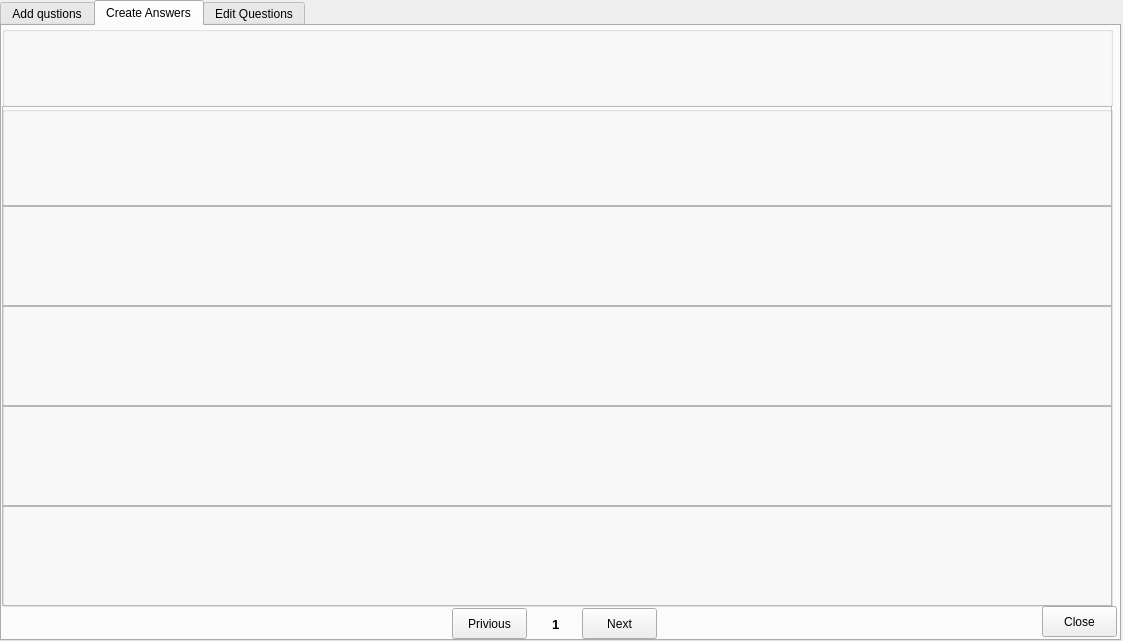
<?xml version="1.0" encoding="UTF-8"?>
<ui version="4.0">
 <class>NewMixPaper</class>
 <widget class="QWidget" name="NewMixPaper">
  <property name="geometry">
   <rect>
    <x>0</x>
    <y>0</y>
    <width>1123</width>
    <height>641</height>
   </rect>
  </property>
  <property name="windowTitle">
   <string>Form</string>
  </property>
  <widget class="QTabWidget" name="tWPaperCreation">
   <property name="geometry">
    <rect>
     <x>0</x>
     <y>0</y>
     <width>1121</width>
     <height>641</height>
    </rect>
   </property>
   <property name="font">
    <font>
     <pointsize>9</pointsize>
    </font>
   </property>
   <property name="currentIndex">
    <number>1</number>
   </property>
   <widget class="QWidget" name="tab">
    <attribute name="title">
     <string>Add qustions</string>
    </attribute>
    <widget class="QPushButton" name="pBClose">
     <property name="geometry">
      <rect>
       <x>1020</x>
       <y>560</y>
       <width>75</width>
       <height>31</height>
      </rect>
     </property>
     <property name="text">
      <string>Close</string>
     </property>
    </widget>
    <widget class="QGroupBox" name="gBMcq">
     <property name="geometry">
      <rect>
       <x>0</x>
       <y>0</y>
       <width>1141</width>
       <height>341</height>
      </rect>
     </property>
     <property name="title">
      <string>Add MCQ question</string>
     </property>
     <widget class="QLabel" name="lMcqQuestion">
      <property name="geometry">
       <rect>
        <x>50</x>
        <y>50</y>
        <width>71</width>
        <height>21</height>
       </rect>
      </property>
      <property name="text">
       <string>Question :</string>
      </property>
     </widget>
     <widget class="QLineEdit" name="lEMcqQuestion">
      <property name="geometry">
       <rect>
        <x>160</x>
        <y>30</y>
        <width>721</width>
        <height>61</height>
       </rect>
      </property>
      <property name="alignment">
       <set>Qt::AlignLeading|Qt::AlignLeft|Qt::AlignTop</set>
      </property>
     </widget>
     <widget class="QLabel" name="lNoOfChoises">
      <property name="geometry">
       <rect>
        <x>50</x>
        <y>120</y>
        <width>91</width>
        <height>16</height>
       </rect>
      </property>
      <property name="text">
       <string>No of Choises :</string>
      </property>
     </widget>
     <widget class="QComboBox" name="cBNoOfChoises">
      <property name="geometry">
       <rect>
        <x>160</x>
        <y>120</y>
        <width>41</width>
        <height>31</height>
       </rect>
      </property>
      <item>
       <property name="text">
        <string>2</string>
       </property>
      </item>
      <item>
       <property name="text">
        <string>3</string>
       </property>
      </item>
      <item>
       <property name="text">
        <string>4</string>
       </property>
      </item>
     </widget>
     <widget class="QLabel" name="lAnswer1">
      <property name="geometry">
       <rect>
        <x>50</x>
        <y>180</y>
        <width>61</width>
        <height>16</height>
       </rect>
      </property>
      <property name="text">
       <string>Answer 1</string>
      </property>
     </widget>
     <widget class="QLineEdit" name="lEAnswer1">
      <property name="geometry">
       <rect>
        <x>160</x>
        <y>170</y>
        <width>391</width>
        <height>31</height>
       </rect>
      </property>
      <property name="alignment">
       <set>Qt::AlignLeading|Qt::AlignLeft|Qt::AlignVCenter</set>
      </property>
     </widget>
     <widget class="QLabel" name="lAnswer2">
      <property name="geometry">
       <rect>
        <x>600</x>
        <y>180</y>
        <width>81</width>
        <height>16</height>
       </rect>
      </property>
      <property name="text">
       <string>Answer 2</string>
      </property>
     </widget>
     <widget class="QLineEdit" name="lEAnswer2">
      <property name="geometry">
       <rect>
        <x>670</x>
        <y>170</y>
        <width>421</width>
        <height>31</height>
       </rect>
      </property>
     </widget>
     <widget class="QLabel" name="lAnswer3">
      <property name="geometry">
       <rect>
        <x>50</x>
        <y>230</y>
        <width>61</width>
        <height>16</height>
       </rect>
      </property>
      <property name="text">
       <string>Answer 3</string>
      </property>
     </widget>
     <widget class="QLineEdit" name="lEAnswer3">
      <property name="geometry">
       <rect>
        <x>160</x>
        <y>220</y>
        <width>391</width>
        <height>31</height>
       </rect>
      </property>
     </widget>
     <widget class="QLabel" name="lAnswer4">
      <property name="geometry">
       <rect>
        <x>600</x>
        <y>225</y>
        <width>61</width>
        <height>21</height>
       </rect>
      </property>
      <property name="text">
       <string>Answer 4</string>
      </property>
     </widget>
     <widget class="QLineEdit" name="lEAnswer4">
      <property name="geometry">
       <rect>
        <x>670</x>
        <y>220</y>
        <width>421</width>
        <height>31</height>
       </rect>
      </property>
     </widget>
     <widget class="QPushButton" name="pBAddMcq">
      <property name="geometry">
       <rect>
        <x>480</x>
        <y>290</y>
        <width>231</width>
        <height>41</height>
       </rect>
      </property>
      <property name="text">
       <string>Add MCQ Qustion</string>
      </property>
     </widget>
    </widget>
    <widget class="QGroupBox" name="gBEssay">
     <property name="geometry">
      <rect>
       <x>0</x>
       <y>350</y>
       <width>1141</width>
       <height>191</height>
      </rect>
     </property>
     <property name="title">
      <string>Add Essay Question</string>
     </property>
     <widget class="QLabel" name="lEssayQusesion">
      <property name="geometry">
       <rect>
        <x>60</x>
        <y>70</y>
        <width>81</width>
        <height>21</height>
       </rect>
      </property>
      <property name="text">
       <string>Question :</string>
      </property>
     </widget>
     <widget class="QLineEdit" name="lEEssayQuestion">
      <property name="geometry">
       <rect>
        <x>150</x>
        <y>50</y>
        <width>711</width>
        <height>71</height>
       </rect>
      </property>
      <property name="alignment">
       <set>Qt::AlignLeading|Qt::AlignLeft|Qt::AlignTop</set>
      </property>
     </widget>
     <widget class="QPushButton" name="pBAddEssayQuestion">
      <property name="geometry">
       <rect>
        <x>480</x>
        <y>140</y>
        <width>241</width>
        <height>41</height>
       </rect>
      </property>
      <property name="text">
       <string>Add Essay Question</string>
      </property>
     </widget>
    </widget>
   </widget>
   <widget class="QWidget" name="tab_2">
    <attribute name="title">
     <string>Create Answers</string>
    </attribute>
    <widget class="QGroupBox" name="gBHeader">
     <property name="geometry">
      <rect>
       <x>0</x>
       <y>0</y>
       <width>1111</width>
       <height>81</height>
      </rect>
     </property>
     <property name="font">
      <font>
       <pointsize>12</pointsize>
      </font>
     </property>
     <property name="title">
      <string/>
     </property>
    </widget>
    <widget class="QGroupBox" name="gBQuestions">
     <property name="geometry">
      <rect>
       <x>0</x>
       <y>80</y>
       <width>1111</width>
       <height>501</height>
      </rect>
     </property>
     <property name="font">
      <font>
       <pointsize>11</pointsize>
      </font>
     </property>
     <property name="title">
      <string/>
     </property>
     <widget class="QFrame" name="fQuestion1">
      <property name="geometry">
       <rect>
        <x>0</x>
        <y>0</y>
        <width>1110</width>
        <height>100</height>
       </rect>
      </property>
      <property name="frameShape">
       <enum>QFrame::StyledPanel</enum>
      </property>
      <property name="frameShadow">
       <enum>QFrame::Raised</enum>
      </property>
     </widget>
     <widget class="QFrame" name="fQuestion2">
      <property name="geometry">
       <rect>
        <x>0</x>
        <y>100</y>
        <width>1110</width>
        <height>100</height>
       </rect>
      </property>
      <property name="frameShape">
       <enum>QFrame::StyledPanel</enum>
      </property>
      <property name="frameShadow">
       <enum>QFrame::Raised</enum>
      </property>
     </widget>
     <widget class="QFrame" name="fQuestion3">
      <property name="geometry">
       <rect>
        <x>0</x>
        <y>200</y>
        <width>1110</width>
        <height>100</height>
       </rect>
      </property>
      <property name="frameShape">
       <enum>QFrame::StyledPanel</enum>
      </property>
      <property name="frameShadow">
       <enum>QFrame::Raised</enum>
      </property>
     </widget>
     <widget class="QFrame" name="fQuestion4">
      <property name="geometry">
       <rect>
        <x>0</x>
        <y>300</y>
        <width>1110</width>
        <height>100</height>
       </rect>
      </property>
      <property name="frameShape">
       <enum>QFrame::StyledPanel</enum>
      </property>
      <property name="frameShadow">
       <enum>QFrame::Raised</enum>
      </property>
     </widget>
     <widget class="QFrame" name="fQuestion5">
      <property name="geometry">
       <rect>
        <x>0</x>
        <y>400</y>
        <width>1110</width>
        <height>100</height>
       </rect>
      </property>
      <property name="frameShape">
       <enum>QFrame::StyledPanel</enum>
      </property>
      <property name="frameShadow">
       <enum>QFrame::Raised</enum>
      </property>
     </widget>
    </widget>
    <widget class="QPushButton" name="pushButton_2">
     <property name="geometry">
      <rect>
       <x>1040</x>
       <y>580</y>
       <width>75</width>
       <height>31</height>
      </rect>
     </property>
     <property name="text">
      <string>Close</string>
     </property>
    </widget>
    <widget class="QPushButton" name="pBPrivious">
     <property name="geometry">
      <rect>
       <x>450</x>
       <y>582</y>
       <width>75</width>
       <height>31</height>
      </rect>
     </property>
     <property name="text">
      <string>Privious</string>
     </property>
    </widget>
    <widget class="QPushButton" name="pBNext">
     <property name="geometry">
      <rect>
       <x>580</x>
       <y>582</y>
       <width>75</width>
       <height>31</height>
      </rect>
     </property>
     <property name="text">
      <string>Next</string>
     </property>
    </widget>
    <widget class="QLabel" name="lPageNo">
     <property name="geometry">
      <rect>
       <x>550</x>
       <y>590</y>
       <width>21</width>
       <height>16</height>
      </rect>
     </property>
     <property name="font">
      <font>
       <pointsize>10</pointsize>
       <weight>75</weight>
       <bold>true</bold>
      </font>
     </property>
     <property name="text">
      <string>1</string>
     </property>
    </widget>
   </widget>
   <widget class="QWidget" name="tab_3">
    <attribute name="title">
     <string>Edit Questions</string>
    </attribute>
    <widget class="QGroupBox" name="gBEHeader">
     <property name="geometry">
      <rect>
       <x>0</x>
       <y>0</y>
       <width>1111</width>
       <height>81</height>
      </rect>
     </property>
     <property name="font">
      <font>
       <pointsize>12</pointsize>
      </font>
     </property>
     <property name="title">
      <string/>
     </property>
    </widget>
    <widget class="QGroupBox" name="gBEQuestions">
     <property name="geometry">
      <rect>
       <x>0</x>
       <y>80</y>
       <width>1111</width>
       <height>501</height>
      </rect>
     </property>
     <property name="font">
      <font>
       <pointsize>11</pointsize>
      </font>
     </property>
     <property name="title">
      <string/>
     </property>
     <widget class="QFrame" name="fEQuestion1">
      <property name="geometry">
       <rect>
        <x>0</x>
        <y>0</y>
        <width>1110</width>
        <height>100</height>
       </rect>
      </property>
      <property name="frameShape">
       <enum>QFrame::StyledPanel</enum>
      </property>
      <property name="frameShadow">
       <enum>QFrame::Raised</enum>
      </property>
     </widget>
     <widget class="QFrame" name="fEQuestion2">
      <property name="geometry">
       <rect>
        <x>0</x>
        <y>100</y>
        <width>1110</width>
        <height>100</height>
       </rect>
      </property>
      <property name="frameShape">
       <enum>QFrame::StyledPanel</enum>
      </property>
      <property name="frameShadow">
       <enum>QFrame::Raised</enum>
      </property>
     </widget>
     <widget class="QFrame" name="fEQuestion3">
      <property name="geometry">
       <rect>
        <x>0</x>
        <y>200</y>
        <width>1110</width>
        <height>100</height>
       </rect>
      </property>
      <property name="frameShape">
       <enum>QFrame::StyledPanel</enum>
      </property>
      <property name="frameShadow">
       <enum>QFrame::Raised</enum>
      </property>
     </widget>
     <widget class="QFrame" name="fEQuestion4">
      <property name="geometry">
       <rect>
        <x>0</x>
        <y>300</y>
        <width>1110</width>
        <height>100</height>
       </rect>
      </property>
      <property name="frameShape">
       <enum>QFrame::StyledPanel</enum>
      </property>
      <property name="frameShadow">
       <enum>QFrame::Raised</enum>
      </property>
     </widget>
     <widget class="QFrame" name="fEQuestion5">
      <property name="geometry">
       <rect>
        <x>0</x>
        <y>400</y>
        <width>1110</width>
        <height>100</height>
       </rect>
      </property>
      <property name="frameShape">
       <enum>QFrame::StyledPanel</enum>
      </property>
      <property name="frameShadow">
       <enum>QFrame::Raised</enum>
      </property>
     </widget>
    </widget>
    <widget class="QLabel" name="lEPageNo">
     <property name="geometry">
      <rect>
       <x>540</x>
       <y>590</y>
       <width>21</width>
       <height>16</height>
      </rect>
     </property>
     <property name="font">
      <font>
       <pointsize>10</pointsize>
       <weight>75</weight>
       <bold>true</bold>
      </font>
     </property>
     <property name="text">
      <string>1</string>
     </property>
    </widget>
    <widget class="QPushButton" name="pBEClose">
     <property name="geometry">
      <rect>
       <x>1030</x>
       <y>580</y>
       <width>75</width>
       <height>31</height>
      </rect>
     </property>
     <property name="text">
      <string>Close</string>
     </property>
    </widget>
    <widget class="QPushButton" name="pBENext">
     <property name="geometry">
      <rect>
       <x>570</x>
       <y>580</y>
       <width>75</width>
       <height>31</height>
      </rect>
     </property>
     <property name="text">
      <string>Next</string>
     </property>
    </widget>
    <widget class="QPushButton" name="pBEPrivious">
     <property name="geometry">
      <rect>
       <x>450</x>
       <y>580</y>
       <width>75</width>
       <height>31</height>
      </rect>
     </property>
     <property name="text">
      <string>Privious</string>
     </property>
    </widget>
   </widget>
  </widget>
 </widget>
 <resources/>
 <connections>
  <connection>
   <sender>pBClose</sender>
   <signal>clicked()</signal>
   <receiver>NewMixPaper</receiver>
   <slot>close()</slot>
   <hints>
    <hint type="sourcelabel">
     <x>1059</x>
     <y>601</y>
    </hint>
    <hint type="destinationlabel">
     <x>1203</x>
     <y>596</y>
    </hint>
   </hints>
  </connection>
  <connection>
   <sender>pushButton_2</sender>
   <signal>clicked()</signal>
   <receiver>NewMixPaper</receiver>
   <slot>close()</slot>
   <hints>
    <hint type="sourcelabel">
     <x>1103</x>
     <y>612</y>
    </hint>
    <hint type="destinationlabel">
     <x>1229</x>
     <y>612</y>
    </hint>
   </hints>
  </connection>
 </connections>
</ui>
